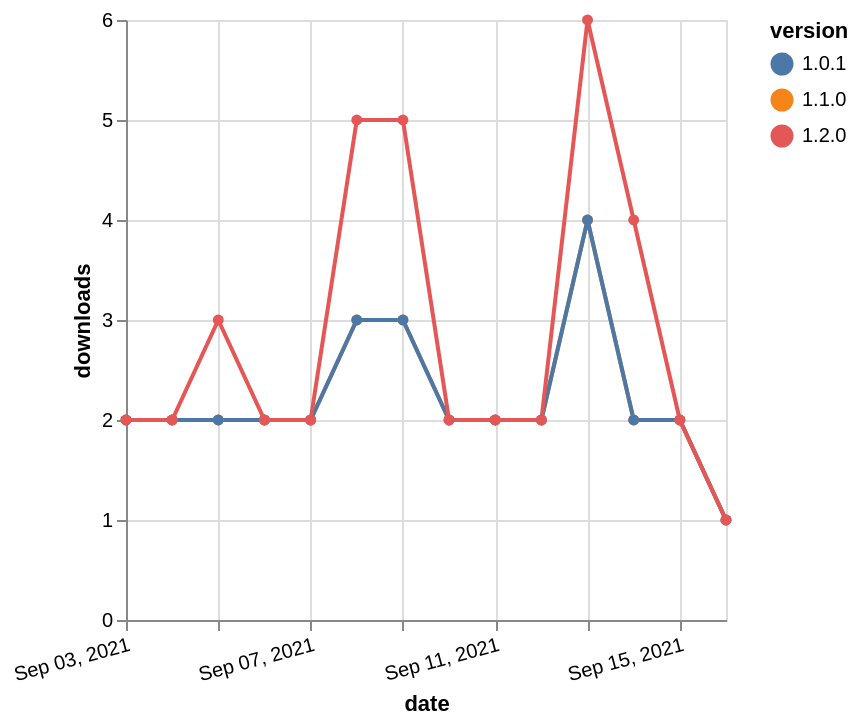

Here is the Vega-Lite specification saved for this chart:
### Vega-Lite specification from a JSON file in a GitHub repository (floating-point values rounded to 4 significant figures)
{"$schema": "https://vega.github.io/schema/vega-lite/v5.json", "description": "A simple bar chart with embedded data.", "data": {"values": [{"date": "2021-09-03", "total": 1943, "delta": 2, "version": "1.1.0"}, {"date": "2021-09-04", "total": 1945, "delta": 2, "version": "1.1.0"}, {"date": "2021-09-05", "total": 1947, "delta": 2, "version": "1.1.0"}, {"date": "2021-09-06", "total": 1949, "delta": 2, "version": "1.1.0"}, {"date": "2021-09-07", "total": 1951, "delta": 2, "version": "1.1.0"}, {"date": "2021-09-08", "total": 1954, "delta": 3, "version": "1.1.0"}, {"date": "2021-09-09", "total": 1957, "delta": 3, "version": "1.1.0"}, {"date": "2021-09-10", "total": 1959, "delta": 2, "version": "1.1.0"}, {"date": "2021-09-11", "total": 1961, "delta": 2, "version": "1.1.0"}, {"date": "2021-09-12", "total": 1963, "delta": 2, "version": "1.1.0"}, {"date": "2021-09-13", "total": 1967, "delta": 4, "version": "1.1.0"}, {"date": "2021-09-14", "total": 1969, "delta": 2, "version": "1.1.0"}, {"date": "2021-09-15", "total": 1971, "delta": 2, "version": "1.1.0"}, {"date": "2021-09-16", "total": 1972, "delta": 1, "version": "1.1.0"}, {"date": "2021-09-03", "total": 2063, "delta": 2, "version": "1.0.1"}, {"date": "2021-09-04", "total": 2065, "delta": 2, "version": "1.0.1"}, {"date": "2021-09-05", "total": 2067, "delta": 2, "version": "1.0.1"}, {"date": "2021-09-06", "total": 2069, "delta": 2, "version": "1.0.1"}, {"date": "2021-09-07", "total": 2071, "delta": 2, "version": "1.0.1"}, {"date": "2021-09-08", "total": 2074, "delta": 3, "version": "1.0.1"}, {"date": "2021-09-09", "total": 2077, "delta": 3, "version": "1.0.1"}, {"date": "2021-09-10", "total": 2079, "delta": 2, "version": "1.0.1"}, {"date": "2021-09-11", "total": 2081, "delta": 2, "version": "1.0.1"}, {"date": "2021-09-12", "total": 2083, "delta": 2, "version": "1.0.1"}, {"date": "2021-09-13", "total": 2087, "delta": 4, "version": "1.0.1"}, {"date": "2021-09-14", "total": 2089, "delta": 2, "version": "1.0.1"}, {"date": "2021-09-15", "total": 2091, "delta": 2, "version": "1.0.1"}, {"date": "2021-09-16", "total": 2092, "delta": 1, "version": "1.0.1"}, {"date": "2021-09-03", "total": 1998, "delta": 2, "version": "1.2.0"}, {"date": "2021-09-04", "total": 2000, "delta": 2, "version": "1.2.0"}, {"date": "2021-09-05", "total": 2003, "delta": 3, "version": "1.2.0"}, {"date": "2021-09-06", "total": 2005, "delta": 2, "version": "1.2.0"}, {"date": "2021-09-07", "total": 2007, "delta": 2, "version": "1.2.0"}, {"date": "2021-09-08", "total": 2012, "delta": 5, "version": "1.2.0"}, {"date": "2021-09-09", "total": 2017, "delta": 5, "version": "1.2.0"}, {"date": "2021-09-10", "total": 2019, "delta": 2, "version": "1.2.0"}, {"date": "2021-09-11", "total": 2021, "delta": 2, "version": "1.2.0"}, {"date": "2021-09-12", "total": 2023, "delta": 2, "version": "1.2.0"}, {"date": "2021-09-13", "total": 2029, "delta": 6, "version": "1.2.0"}, {"date": "2021-09-14", "total": 2033, "delta": 4, "version": "1.2.0"}, {"date": "2021-09-15", "total": 2035, "delta": 2, "version": "1.2.0"}, {"date": "2021-09-16", "total": 2036, "delta": 1, "version": "1.2.0"}]}, "width": "container", "mark": {"type": "line", "point": {"filled": true}}, "encoding": {"x": {"field": "date", "type": "temporal", "timeUnit": "yearmonthdate", "title": "date", "axis": {"labelAngle": -15}}, "y": {"field": "delta", "type": "quantitative", "title": "downloads"}, "color": {"field": "version", "type": "nominal"}, "tooltip": {"field": "delta"}}}
